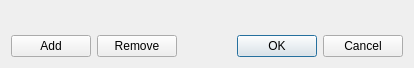
<?xml version="1.0" encoding="UTF-8"?>
<ui version="4.0">
 <class>ValhallaDialogConfigBase</class>
 <widget class="QDialog" name="ValhallaDialogConfigBase">
  <property name="geometry">
   <rect>
    <x>0</x>
    <y>0</y>
    <width>414</width>
    <height>67</height>
   </rect>
  </property>
  <property name="sizePolicy">
   <sizepolicy hsizetype="Preferred" vsizetype="Expanding">
    <horstretch>0</horstretch>
    <verstretch>0</verstretch>
   </sizepolicy>
  </property>
  <property name="windowTitle">
   <string>Provider Settings</string>
  </property>
  <layout class="QGridLayout" name="gridLayout">
   <property name="sizeConstraint">
    <enum>QLayout::SetMinAndMaxSize</enum>
   </property>
   <item row="0" column="0" colspan="3">
    <widget class="QWidget" name="providers" native="true">
     <property name="sizePolicy">
      <sizepolicy hsizetype="Preferred" vsizetype="Fixed">
       <horstretch>0</horstretch>
       <verstretch>0</verstretch>
      </sizepolicy>
     </property>
     <layout class="QVBoxLayout" name="verticalLayout">
      <property name="sizeConstraint">
       <enum>QLayout::SetDefaultConstraint</enum>
      </property>
     </layout>
    </widget>
   </item>
   <item row="1" column="2">
    <widget class="QDialogButtonBox" name="buttonBox">
     <property name="standardButtons">
      <set>QDialogButtonBox::Cancel|QDialogButtonBox::Ok</set>
     </property>
    </widget>
   </item>
   <item row="1" column="0">
    <widget class="QPushButton" name="provider_add">
     <property name="text">
      <string>Add</string>
     </property>
    </widget>
   </item>
   <item row="1" column="1">
    <widget class="QPushButton" name="provider_remove">
     <property name="text">
      <string>Remove</string>
     </property>
    </widget>
   </item>
  </layout>
 </widget>
 <resources/>
 <connections/>
</ui>
